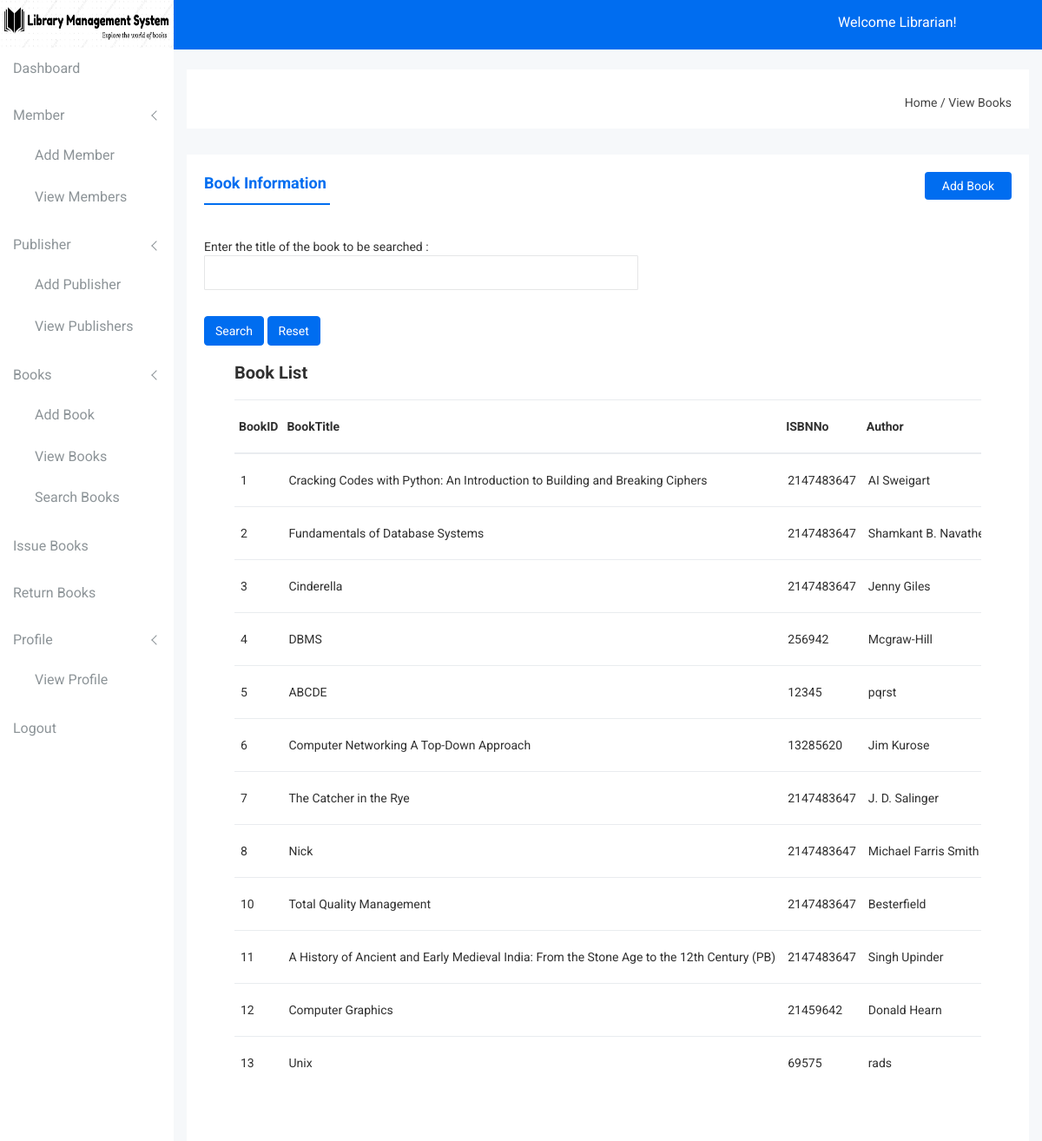
Screenshot of /librarian_searchbook.php with the database file from the repository.
### tables this page shows
CREATE TABLE `books` (
  `BookID` int(200) NOT NULL,
  `BookTitle` varchar(500) NOT NULL,
  `ISBNNo` int(200) NOT NULL,
  `Author` varchar(500) NOT NULL,
  `PID` int(200) NOT NULL,
  `Edition` varchar(500) NOT NULL,
  `Price` int(200) NOT NULL,
  `Category` varchar(500) NOT NULL,
  `BooksAvailable` int(200) NOT NULL
);

### librarian_searchbook.php (the view, shortened to what this page needs)
<!doctype html>
<html class="no-js" lang="en">
    <head>
        <link rel="stylesheet" href="css/bootstrap.min.css">
        <link rel="stylesheet" href="css/font-awesome.min.css">
        <link rel="stylesheet" href="css/owl.carousel.css">
        <link rel="stylesheet" href="css/owl.theme.css">
        <link rel="stylesheet" href="css/owl.transitions.css">
        <link rel="stylesheet" href="css/animate.css">
        <link rel="stylesheet" href="css/normalize.css">
        <link rel="stylesheet" href="css/meanmenu.min.css">
        <link rel="stylesheet" href="css/main.css">
        <link rel="stylesheet" href="css/form/all-type-forms.css">
        <link rel="stylesheet" href="css/educate-custon-icon.css">
        <link rel="stylesheet" href="css/morrisjs/morris.css">
        <link rel="stylesheet" href="css/dropzone/dropzone.css">
        <link rel="stylesheet" href="css/scrollbar/jquery.mCustomScrollbar.min.css">
        <link rel="stylesheet" href="css/metisMenu/metisMenu.min.css">
        <link rel="stylesheet" href="css/metisMenu/metisMenu-vertical.css">
        <link rel="stylesheet" href="css/calendar/fullcalendar.min.css">
        <link rel="stylesheet" href="css/calendar/fullcalendar.print.min.css">
        <link rel="stylesheet" href="style.css">
        <link rel="stylesheet" href="css/responsive.css">
        <link rel="stylesheet" href="css/jquery.dataTables.min.css">
    </head>
    <body>
        <?php include('./librariansidebar.php') ?>
        <div class="all-content-wrapper">
            <div class="container-fluid">
                <div class="row">
                    <div class="col-lg-12 col-md-12 col-sm-12 col-xs-12">
                        <div class="logo-pro">
                            <a href="librariandashboard.php"><img class="main-logo" src="img/logo/logo.png" alt="" /></a>
                        </div>
                    </div>
                </div>
            </div>
            <?php include('./librarianheader.php') ?>
            <div class="breadcome-area">
                <div class="container-fluid">
                    <div class="row">
                        <div class="col-lg-12 col-md-12 col-sm-12 col-xs-12">
                            <div class="breadcome-list">
                                <div class="row">
                                    <div class="col-lg-6 col-md-6 col-sm-6 col-xs-12">
                                    </div>
                                    <div class="col-lg-6 col-md-6 col-sm-6 col-xs-12">
                                        <ul class="breadcome-menu">
                                            <li><a href="#">Home</a> <span class="bread-slash">/</span>
                                            </li>
                                            <li><span class="bread-blod">View Books</span>
                                            </li>
                                        </ul>
                                    </div>
                                </div>
                            </div>
                        </div>
                    </div>
                </div>
            </div>
            <div class="single-pro-review-area mt-t-30 mg-b-15">
                <div class="container-fluid">
                    <div class="row">
                        <div class="col-lg-12 col-md-12 col-sm-12 col-xs-12">
                            <div class="product-payment-inner-st">
                                <ul id="myTabedu1" class="tab-review-design">
                                    <li class="active"><a href="#description">Book Information</a></li>
                                </ul>
                                <div class="add-product">
                                    <a href="addbook.php">Add Book</a>
                                </div>
                                <?php
                                $db_host = 'localhost';
                                $db_user = 'root';
                                $db_pass = '';
                                $db_name = 'lms';
                                $conn = mysqli_connect($db_host, $db_user, $db_pass, $db_name);
                                $search = $_REQUEST["search"];
                                $query = "SELECT `BookID`, `BookTitle`, `ISBNNo`, `Author`, `PID`, `Edition`, `Price`, `Category`, `BooksAvailable` FROM `books` WHERE BookTitle like '%$search%'";
                                $result = mysqli_query($conn, $query);
                                if (mysqli_num_rows($result) > 0)
                                    if (mysqli_num_rows($result) > 0) {
                                        ?>
                                        <div id="toolbar">
                                            <form action = "" method="get" class="add-professors" style="width: 500px;">
                                                <br>
                                                <div class="form-group">
                                                    Enter the title of the book to be searched :
                                                    <input type="text" name="search" class="search-int form-control"><br>
                                                </div>
                                                <input type="submit" value="Search" name="submit"  class="btn btn-primary waves-effect waves-light">
                                                <input type="reset" value="Reset" name="Reset" class="btn btn-primary waves-effect waves-light">
                                                <br>
                                            </form>
                                        </div>
                                        <div class="product-status mg-b-15">
                                            <div class="container-fluid">
                                                <div class="row">
                                                    <div class="col-lg-12 col-md-12 col-sm-12 col-xs-12">
                                                        <div class="product-status-wrap drp-lst">
                                                            <h4>Book List</h4>
                                                            <div class="asset-inner">
                                                                <table>
                                                                    <tr>
                                                                        <th> BookID </th>
                                                                        <th> BookTitle </th>
                                                                        <th> ISBNNo </th>
                                                                        <th> Author </th>
                                                                    </tr>
                                                                    <?php
                                                                    while ($row = mysqli_fetch_assoc($result)) {
                                                                        ?>
                                                                        <tr>
                                                                            <td><?php echo $row["BookID"]; ?> </td>
                                                                            <td><?php echo $row["BookTitle"]; ?> </td>
                                                                            <td><?php echo $row["ISBNNo"]; ?> </td>
                                                                            <td><?php echo $row["Author"]; ?> </td>
                                                                        </tr>
                                                                        <?php
                                                                    }
                                                                } else
                                                                    echo "<center>No books found in the library by the name $search </center>";
                                                            ?>
                                                        </table>
                                                    </div>
                                                </div>
                                            </div>
                                        </div>
                                    </div>
                                </div>
                            </div>
                            </body>
                            </html>

### librariansidebar.php (shortened to what this page needs)
<div class="left-sidebar-pro">
    <nav id="sidebar" class="">
        <div class="sidebar-header">
            <a href="librariandashboard.php"><img class="main-logo" src="assets/LMSlogo_edited.jpg" alt="" style="width: 200px; height: 55px" /></a>
        </div>
        <div class="left-custom-menu-adp-wrap comment-scrollbar">
            <nav class="sidebar-nav left-sidebar-menu-pro">
                <ul class="metismenu" id="menu1">
                    <li class="active">
                        <a class="" href="librariandashboard.php" title="Dashboard">
                            <span class="mini-click-non">Dashboard</span>
                        </a>
                    </li>
                    <li>
                        <a class="has-arrow" href="" aria-expanded="false">
                            <span class="mini-click-non" title="Member">Member</span></a>
                        <ul class="submenu-angle" aria-expanded="false">
                            <li><a title="Add Members" href="addmember.php"><span class="mini-sub-pro">Add Member</span></a></li>
                            <li><a title="View Members" href="viewmembers.php"><span class="mini-sub-pro">View Members</span></a></li>
                        </ul>
                    </li>
                    <li>
                        <a class="has-arrow" href="" aria-expanded="false">
                            <span class="mini-click-non">Publisher</span></a>
                        <ul class="submenu-angle" aria-expanded="false">
                            <li><a title="Add Publisher" href="addpublisher.php"><span class="mini-sub-pro">Add Publisher</span></a></li>
                            <li><a title="View Publishers" href="viewpublishers.php"><span class="mini-sub-pro">View Publishers</span></a></li>
                        </ul>
                    </li>
                    <li>
                        <a class="has-arrow" href="" aria-expanded="false">
                            <span class="mini-click-non">Books</span></a>
                        <ul class="submenu-angle" aria-expanded="false">
                            <li><a title="Add Book" href="addbook.php"><span class="mini-sub-pro">Add Book</span></a></li>
                            <li><a title="View Books" href="viewbooks.php"><span class="mini-sub-pro">View Books</span></a></li>
                            <li><a title="Search Books" href="librarian_searchbook.php"><span class="mini-sub-pro">Search Books</span></a></li>
                        </ul>
                    </li>
                    <li class="">
                        <a class="" href="librarianviewissuebooks.php" title="Issue Books">
                            <span class="mini-click-non">Issue Books</span>
                        </a>
                    </li>
                    <li class="">
                        <a class="" href="returnbooks.php" title="Return Books">
                            <span class="mini-click-non">Return Books</span>
                        </a>
                    </li>
                    <li>
                        <a class="has-arrow" href="" aria-expanded="false">
                            <span class="mini-click-non">Profile</span></a>
                        <ul class="submenu-angle" aria-expanded="false">
                            <li><a title="View Profile" href="librarianviewprofile.php"><span class="mini-sub-pro">View Profile</span></a></li>
                        </ul>
                    </li>
                    <li class="">
                        <a class="" href="login.php" title="Logout">
                            <span class="mini-click-non">Logout</span>
                        </a>
                    </li>
                </ul>
            </nav>
        </div>
    </nav>
</div>

### librarianheader.php (shortened to what this page needs)
<div class="header-advance-area">
    <div class="header-top-area">
        <div class="container-fluid">
            <div class="row">
                <div class="col-lg-12 col-md-12 col-sm-12 col-xs-12">
                    <div class="header-top-wraper">
                        <div class="row">
                            <div class="col-lg-5 col-md-5 col-sm-12 col-xs-12">
                                <div class="header-right-info">
                                    <ul class="nav navbar-nav mai-top-nav header-right-menu">
                                        <li class="nav-item">
                                                <span class="admin-name">&nbsp; &nbsp;Welcome Librarian!</span>
                                        </li>
                                    </ul>
                                </div>
                            </div>
                        </div>
                    </div>
                </div>
            </div>
        </div>
    </div>
</div>

### css/main.css (style rules this page uses)
html { color: #222; font-size: 1em; line-height: 1.4; }
audio, canvas, iframe, img, svg, video { vertical-align: middle; }

### css/metisMenu/metisMenu-vertical.css (style rules this page uses)
.sidebar-nav { background: #fff; }
.sidebar-nav ul { padding: 0; margin: 0; list-style: none; background: #f5f5f5; }
.sidebar-nav .metismenu { background: #fff; display: -webkit-box; display: -ms-flexbox; display: flex; -webkit-box-orient: vertical; -webkit-box-direction: normal; -ms-flex-direction: column; flex-direction: column; }
.sidebar-nav .metismenu li + li { margin-top: 5px; }
.sidebar-nav .metismenu li:last-child { margin-bottom: 5px; }
.sidebar-nav .metismenu > li { display: -webkit-box; display: -ms-flexbox; display: flex; -webkit-box-orient: vertical; -webkit-box-direction: normal; -ms-flex-direction: column; flex-direction: column; position: relative; }
.sidebar-nav .metismenu a { position: relative; display: block; padding: 13px 15px; color: #444; outline-width: 0; transition: all .3s ease-out; font-size:16px; font-weight:400; }
.sidebar-nav .metismenu ul a { padding: 10px 15px 10px 40px; }

### rows the page displays
books: BookID "1", BookTitle "Cracking Codes with Python: An Introduction to Building and Breaking Ciphers", ISBNNo "2147483647", Author "AI Sweigart"
books: BookID "2", BookTitle "Fundamentals of Database Systems", ISBNNo "2147483647", Author "Shamkant B.…"
books: BookID "3", BookTitle "Cinderella", ISBNNo "2147483647", Author "Jenny Giles"
books: BookID "4", BookTitle "DBMS", ISBNNo "256942", Author "Mcgraw-Hill"
books: BookID "5", BookTitle "ABCDE", ISBNNo "12345", Author "pqrst"
books: BookID "6", BookTitle "Computer Networking A Top-Down Approach", ISBNNo "13285620", Author "Jim Kurose"
books: BookID "7", BookTitle "The Catcher in the Rye", ISBNNo "2147483647", Author "J. D. Salinger"
books: BookID "8", BookTitle "Nick", ISBNNo "2147483647", Author "Michael Farris Smith"
books: BookID "10", BookTitle "Total Quality Management", ISBNNo "2147483647", Author "Besterfield"
books: BookID "11", BookTitle "A History of Ancient and Early Medieval India: From the Stone Age to the 12th Century (PB)", ISBNNo "2147483647", Author "Singh Upinder"
books: BookID "12", BookTitle "Computer Graphics", ISBNNo "21459642", Author "Donald Hearn"
books: BookID "13", BookTitle "Unix", ISBNNo "69575", Author "rads"
